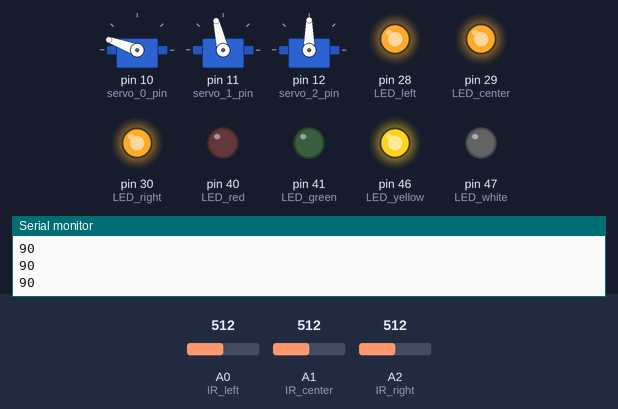
Simulated run of this sketch. Board: Arduino Mega 2560, built with avr-gcc and run on an emulated ATmega2560. Parts: 3 × servo, output pins drawn as LEDs (lit = HIGH), the last lines printed to the serial monitor. The test bench sets the inputs (shaded band); at power-on: A0 (IR_left) = 512, A1 (IR_center) = 512, A2 (IR_right) = 512.

Above: at 2.61 s.
2.9 s: A0 (IR_left) set to 311
5.9 s: A0 (IR_left) set to 292
At 6.08 s:
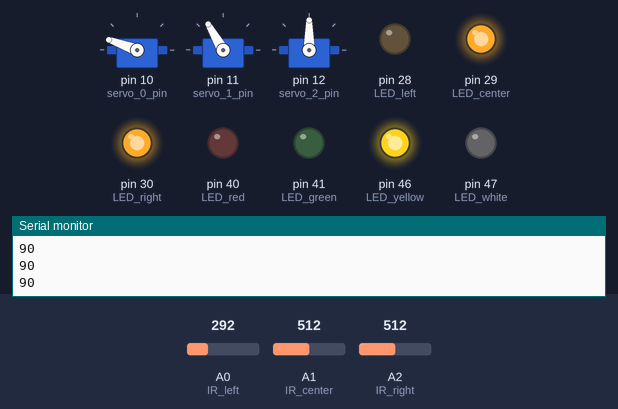
8.9 s: A1 (IR_center) set to 316
11.9 s: A1 (IR_center) set to 292
At 13.3 s:
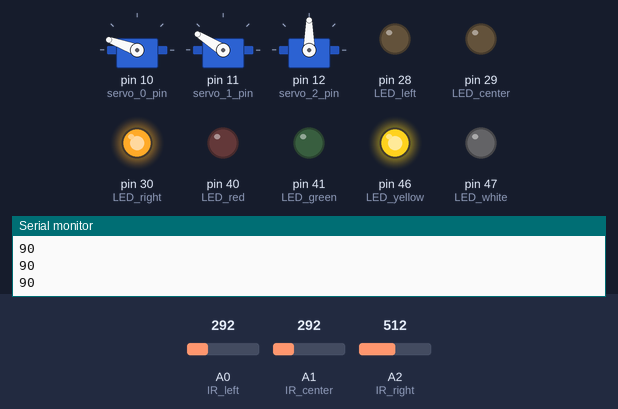
14.9 s: A2 (IR_right) set to 290
At 15.16 s:
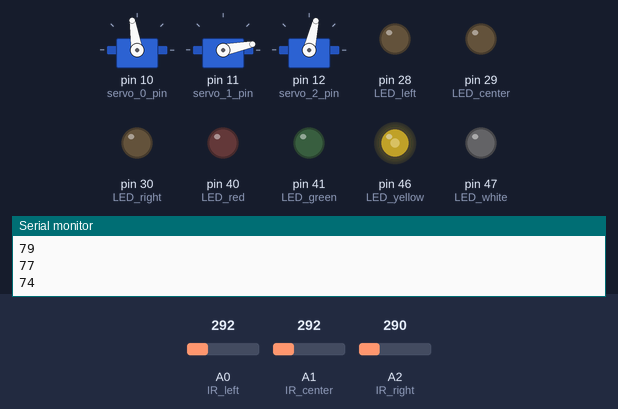
17.9 s: A2 (IR_right) set to 301
At 19.58 s:
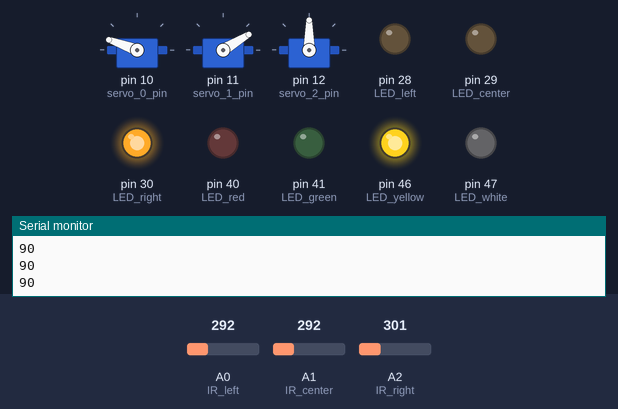
Timing chart, 0 to 21.9 s (numbered marks = the images above; inputs shaded):
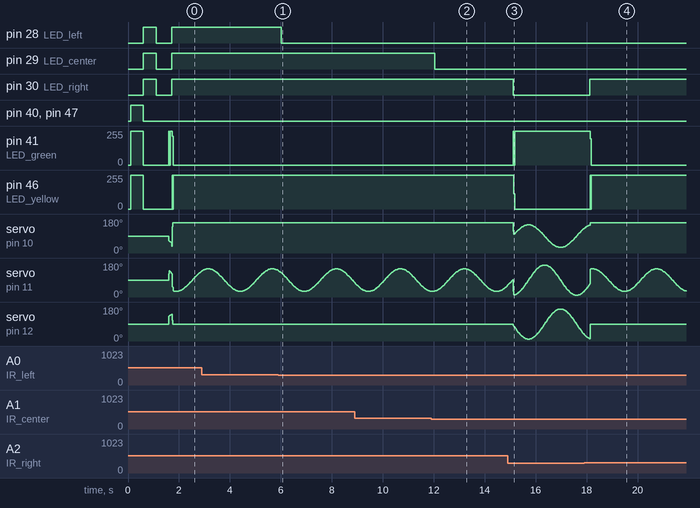

The sketch:

tadpole_nocomms_pure.ino
```cpp
// Sensorcap
// Michael Bocamazo
// 2014/12/12
#include <Servo.h>

Servo servo_0, servo_1, servo_2;
const int servo_0_pin = 10;
const int servo_1_pin = 11;
const int servo_2_pin = 12;
int p0 = 90;
int p1 = 90;
int p2 = 90;

const int IR_left = A0;
const int IR_center = A1;
const int IR_right = A2;
int threshold_lateral = 300;
int threshold_center = 300;
int IR_left_val, IR_center_val, IR_right_val;
const int window = 20;
int index = 0, left_total = 0, left_average = 0;
int center_total = 0, center_average = 0;
int right_total = 0, right_average = 0;
int IR_left_history[window];
int IR_center_history[window];
int IR_right_history[window];

const int LED_left = 28;
const int LED_center = 29;
const int LED_right = 30;
const int LED_red = 40;
const int LED_yellow = 46;
const int LED_green = 41;
const int LED_white = 47;

int state = 2;
const int STOP = 0;
const int TL = 1;
const int STRAIGHT = 2;
const int TR = 3;
const int CTL = 4;
const int CSTRAIGHT = 5;
const int CTR = 6;

//hard code SSwim parameters before optimization
float freq = 2.5;
float amp0 = 60;
float amp1 = 80;
float amp2 = 80;
float phase1 = -1.57;
float phase2 = -1.57; //phases should be relative

float smooth_constant = 20;
float turn_duration = 1.5*6.28/freq*1000;//three cycles of CSwim at least
float turn_time;
/*
boolean IR_L_prev = false;
boolean IR_L_hit = false;
boolean IR_C_prev = false;
boolean IR_C_hit = false;
boolean IR_R_prev = false;
boolean IR_R_hit = false;
*/
void setup()
{
  state = STRAIGHT;
  Serial.begin(9600);
  pinMode(LED_red, OUTPUT);
  pinMode(LED_yellow, OUTPUT);
  pinMode(LED_green, OUTPUT);
  pinMode(LED_white, OUTPUT);
  pinMode(LED_left, OUTPUT);
  pinMode(LED_center, OUTPUT);
  pinMode(LED_right, OUTPUT);

  servo_0.attach(servo_0_pin);
  servo_1.attach(servo_1_pin);
  servo_2.attach(servo_2_pin);
  servo_0.write(p0);
  servo_1.write(p1);
  servo_2.write(p2);
  //startup test display of lights
  delay(100);
  digitalWrite(LED_red, HIGH);
  digitalWrite(LED_yellow, HIGH);
  digitalWrite(LED_green, HIGH);
  digitalWrite(LED_white, HIGH);
  delay(500);
  digitalWrite(LED_red, LOW);
  digitalWrite(LED_yellow, LOW);
  digitalWrite(LED_green, LOW);
  digitalWrite(LED_white, LOW);
  digitalWrite(LED_left, HIGH);
  digitalWrite(LED_center, HIGH);
  digitalWrite(LED_right, HIGH);
  digitalWrite(13,HIGH);
  delay(500);
  digitalWrite(LED_left, LOW);
  digitalWrite(LED_center, LOW);
  digitalWrite(LED_right, LOW);
  digitalWrite(13,LOW);
  delay(500);

  for (int j = 0; j < window; j++){
    IR_left_history[j] = 0;
    IR_center_history[j] = 0;
    IR_right_history[j] = 0;
  }
}

void loop()
{
  //Serial.println('hello');
  read_in_sensor_vals();
  set_directional_lights();
  //print_sensor_vals();
  //READ IN COMMUNICATION
  switch(state){
    case STOP:     STOP_fcn();      break;
    case TL:       TL_fcn();        break;
    case STRAIGHT: STRAIGHT_fcn();  break;
    case TR:       TR_fcn();        break;
    case CTL:      CTL_fcn();       break;
    case CSTRAIGHT: CSTRAIGHT_fcn(); break;
    case CTR:      CTR_fcn();       break;
    default:
    STOP_fcn();
    Serial.println("SWITCH CASE ERROR");
    digitalWrite(LED_red, HIGH);
    digitalWrite(LED_yellow, HIGH);
    digitalWrite(LED_green, HIGH);
  }
  write_servo_pos_smoothed();
  //Serial.print("[STP TL STR TR CTL CSTR CTR] State: ");
  //Serial.println(state);
  delay(10);
}
void write_servo_pos_smoothed()
{
  if (abs(p0-servo_0.read())>smooth_constant)
  {
    int sgn = (p0-servo_0.read())/abs(p0-servo_0.read());
    p0 = p0 - sgn*smooth_constant;
  }
  if (abs(p1-servo_1.read())>smooth_constant)
  {
    int sgn = (p1-servo_1.read())/abs(p1-servo_1.read());
    p1 = p1 - sgn*smooth_constant;
  }
  if (abs(p2-servo_2.read())>smooth_constant)
  {
    int sgn = (p2-servo_2.read())/abs(p2-servo_2.read());
    p2 = p2 - sgn*smooth_constant;
  }
  servo_0.write(p0);
  servo_1.write(p1);
  servo_2.write(p2);
  Serial.println(p2);

}

void STOP_fcn()
{
  reset_state_lights();
  digitalWrite(LED_red, HIGH);
  digitalWrite(LED_white, HIGH);
  //servos aren't rewritten here
}
void TL_fcn()
{
  reset_state_lights();
  digitalWrite(LED_yellow, HIGH);
  p0 = 160;
  CSwim();
  p2 = 90;
  if ((IR_right_val < threshold_lateral)&&(IR_center_val< threshold_center)&&(millis()>turn_time)){
//    Serial.println("From TL goto STRAIGHT");
    state = STRAIGHT;}
}
void TR_fcn()
{
  reset_state_lights();
  digitalWrite(LED_yellow, HIGH);
  p0 = 20;
  CSwim();
  p2 = 90;
  if ((IR_left_val < threshold_lateral)&&(IR_center_val< threshold_center)&&(millis()>turn_time)){
//    Serial.println("From TR goto STRAIGHT");
    state = STRAIGHT;}
}
void CSwim()//
{
  float time = millis()/1000.0;
  int amplitude_C = 60;
  float frequency_C = 2.5;
  float pos;
  p1 = amplitude_C*sin(frequency_C*time)+90.0;
  p2 = 90; //amplitude_C*sin(frequency_C*time)+90.0;
}
void STRAIGHT_fcn()
{
  reset_state_lights();
  digitalWrite(LED_green, HIGH);
  SSwim();
  if (IR_left_val>threshold_lateral){
//    Serial.println("From STRAIGHT goto TR");
    state = TR;
    turn_time = millis()+turn_duration;}
  if (IR_right_val>threshold_lateral){
//    Serial.println("From STRAIGHT goto TL");
    state = TL;
    turn_time = millis()+turn_duration;}
  if (IR_center_val>threshold_center){
    turn_time = millis()+turn_duration;
    if (IR_left_val > IR_right_val){
//      Serial.println("From STRAIGHT goto TR, bc center");
      state = TR;}
    else {state = TL;}
  }
}
void SSwim()
{
  float time = millis()/1000.0;
  p0 = amp0*sin(freq*time)+90;//no phase offset
  p1 = amp1*sin(freq*time+phase1)+90;
  p2 = amp2*sin(freq*time+phase1+phase2)+90; //phase offset should be relative
}
void CTL_fcn()
{
  reset_state_lights();
  digitalWrite(LED_yellow, HIGH);
  digitalWrite(LED_white, HIGH);
  p0 = 160;
  CSwim();
}
void CTR_fcn()
{
  reset_state_lights();
  digitalWrite(LED_yellow, HIGH);
  digitalWrite(LED_white, HIGH);
  p0 = 20;
  CSwim();
}
void CSTRAIGHT_fcn()
{
  reset_state_lights();
  digitalWrite(LED_green, HIGH);
  digitalWrite(LED_white, HIGH);
  SSwim();
}

void reset_state_lights()
{
  digitalWrite(LED_red, LOW);
  digitalWrite(LED_yellow, LOW);
  digitalWrite(LED_green, LOW);
  digitalWrite(LED_white, LOW);
}

void print_sensor_vals()
{
  Serial.print("IR Left: ");
  Serial.print(IR_left_val);
  Serial.print(" IR Center: ");
  Serial.print(IR_center_val);
  Serial.print(" IR Right: ");
  Serial.println(IR_right_val);
}
void read_in_sensor_vals()
{
  left_total = left_total - IR_left_history[index];
  IR_left_history[index] = analogRead(IR_left);
  left_total = left_total + IR_left_history[index];
  left_average = left_total/window;
  IR_left_val = left_average;
  // IR_left_val = analogRead(IR_left);
//  if ((IR_left_val>threshold_lateral)&&(IR_L_prev>threshold_lateral)){
  //  IR_L_hit = true;}
//  else{IR_L_hit = false;}
//  IR_L_prev = IR_left_val;
center_total = center_total - IR_center_history[index];
  IR_center_history[index] = analogRead(IR_center);
    center_total = center_total + IR_center_history[index];
  // IR_center_val = analogRead(IR_center);
  center_average = center_total/window;
  IR_center_val = center_average;
  //if ((IR_center_val>threshold_lateral)&&(IR_C_prev>threshold_center)){
    //  IR_C_hit = true;}
//  else{IR_C_hit = false;}
  //IR_C_prev = IR_center_val;
  right_total = right_total - IR_right_history[index];
  IR_right_history[index] = analogRead(IR_right);
    right_total = right_total + IR_right_history[index];
    right_average = right_total/window;
    IR_right_val = right_average;
  // IR_right_val = analogRead(IR_right);
//  if ((IR_right_val>threshold_lateral)&&(IR_R_prev>threshold_lateral)){
  //    IR_R_hit = true;}
//  else{IR_R_hit = false;}
//  IR_R_prev = IR_right_val;
  index = (index+1)%window;
}
void set_directional_lights()
{
  if (IR_left_val>threshold_lateral){digitalWrite(LED_left, HIGH);}
  else{digitalWrite(LED_left, LOW);}
  if (IR_right_val>threshold_lateral){digitalWrite(LED_right, HIGH);}
  else{digitalWrite(LED_right, LOW);}
  if (IR_center_val>threshold_center){digitalWrite(LED_center, HIGH);}
  else{digitalWrite(LED_center, LOW);}
}
```

Measured:
- the behaviour switches between 301 and 300 on A0 (IR_left) (found by bisection; images 0 and 1)
- the behaviour switches between 301 and 300 on A1 (IR_center) (found by bisection; images 1 and 2)
- the behaviour switches between 300 and 301 on A2 (IR_right) (found by bisection; images 3 and 4)
- after the input at 5.9 s, pin 28 (LED_left): HIGH → LOW after 0.12 s
- after the input at 11.9 s, pin 29 (LED_center): HIGH → LOW after 0.14 s
- after the input at 14.9 s, pin 30 (LED_right): HIGH → LOW after 0.21 s; pin 41 (LED_green): 0/255 → 255/255 after 0.22 s; pin 46 (LED_yellow): 255/255 → 0/255 after 0.24 s
- after the input at 17.9 s, pin 30 (LED_right): LOW → HIGH after 0.22 s; pin 41 (LED_green): 255/255 → 0/255 after 0.24 s; pin 46 (LED_yellow): 0/255 → 255/255 after 0.23 s
